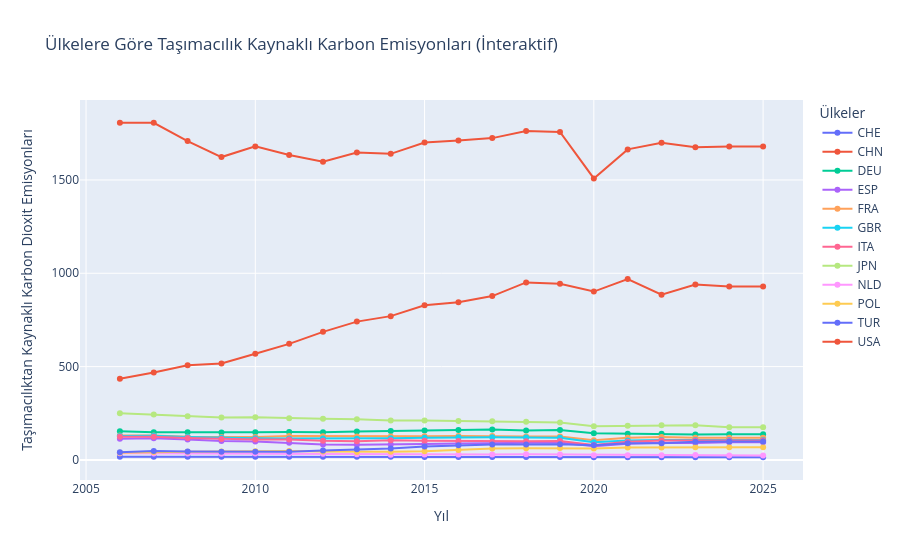

Here is the notebook cell this chart was saved with:
### Code cell
fig = px.line(
    data,
    x=data.columns[1],  # Time (Yıl)
    y="co2_transport",  # Taşımacılıktan kaynaklı Karbon Dioxit Emisyonları
    color=data.columns[0],  # Country Name (Ülke)
    markers=True,  # Çizgilerin üzerine nokta ekler
    title="Ülkelere Göre Taşımacılık Kaynaklı Karbon Emisyonları (İnteraktif)",
    labels={
        data.columns[1]: "Yıl",
        "co2_transport": "Taşımacılıktan Kaynaklı Karbon Dioxit Emisyonları",
        data.columns[0]: "Ülke",
    },
)

# Grafiğin düzenini iyileştirme
fig.update_layout(
    hovermode="closest",
    legend_title_text="Ülkeler",
)

# HTML olarak farklı bir isimle kaydetme (GitHub için)
fig.write_html("grafik_co2_transport.html")

# Grafiği açar
fig.show()

### Figure 1 — Plotly figure (JSON) as saved in the notebook; plotly's stock layout.template omitted (floating-point values rounded to 4 significant figures)
{"data": [{"hovertemplate": "Ülke=CHE<br>Yıl=%{x}<br>Taşımacılıktan Kaynaklı Karbon Dioxit Emisyonları=%{y}<extra></extra>", "legendgroup": "CHE", "line": {"color": "#636efa", "dash": "solid"}, "marker": {"symbol": "circle"}, "mode": "lines+markers", "name": "CHE", "orientation": "v", "showlegend": true, "type": "scatter", "x": [2006, 2007, 2008, 2009, 2010, 2011, 2012, 2013, 2014, 2015, 2016, 2017, 2018, 2019, 2020, 2021, 2022, 2023, 2024, 2025], "xaxis": "x", "y": [16.7, 17.04, 17.45, 17.24, 17.18, 16.98, 17.13, 17.08, 16.92, 16.2, 16.04, 15.75, 15.81, 15.76, 14.45, 14.62, 14.46, 14.48, 14.49, 14.49], "yaxis": "y"}, {"hovertemplate": "Ülke=CHN<br>Yıl=%{x}<br>Taşımacılıktan Kaynaklı Karbon Dioxit Emisyonları=%{y}<extra></extra>", "legendgroup": "CHN", "line": {"color": "#EF553B", "dash": "solid"}, "marker": {"symbol": "circle"}, "mode": "lines+markers", "name": "CHN", "orientation": "v", "showlegend": true, "type": "scatter", "x": [2006, 2007, 2008, 2009, 2010, 2011, 2012, 2013, 2014, 2015, 2016, 2017, 2018, 2019, 2020, 2021, 2022, 2023, 2024, 2025], "xaxis": "x", "y": [434.8, 468.6, 507.1, 517.1, 568.8, 621.9, 686.1, 741.1, 770.4, 828.5, 845.4, 877.8, 951.0, 944.4, 902.0, 969.4, 885.4, 939.8, 928.7, 928.7], "yaxis": "y"}, {"hovertemplate": "Ülke=DEU<br>Yıl=%{x}<br>Taşımacılıktan Kaynaklı Karbon Dioxit Emisyonları=%{y}<extra></extra>", "legendgroup": "DEU", "line": {"color": "#00cc96", "dash": "solid"}, "marker": {"symbol": "circle"}, "mode": "lines+markers", "name": "DEU", "orientation": "v", "showlegend": true, "type": "scatter", "x": [2006, 2007, 2008, 2009, 2010, 2011, 2012, 2013, 2014, 2015, 2016, 2017, 2018, 2019, 2020, 2021, 2022, 2023, 2024, 2025], "xaxis": "x", "y": [153.5, 148.4, 148.9, 147.1, 148.1, 149.9, 148.5, 152.4, 154.6, 157.6, 161.0, 163.5, 157.7, 160.0, 142.5, 139.9, 141.0, 136.6, 138.0, 138.0], "yaxis": "y"}, {"hovertemplate": "Ülke=ESP<br>Yıl=%{x}<br>Taşımacılıktan Kaynaklı Karbon Dioxit Emisyonları=%{y}<extra></extra>", "legendgroup": "ESP", "line": {"color": "#ab63fa", "dash": "solid"}, "marker": {"symbol": "circle"}, "mode": "lines+markers", "name": "ESP", "orientation": "v", "showlegend": true, "type": "scatter", "x": [2006, 2007, 2008, 2009, 2010, 2011, 2012, 2013, 2014, 2015, 2016, 2017, 2018, 2019, 2020, 2021, 2022, 2023, 2024, 2025], "xaxis": "x", "y": [113.1, 116.1, 109.9, 101.3, 98.45, 91.99, 82.65, 81.65, 82.09, 85.14, 88.34, 91.2, 92.27, 93.58, 73.79, 86.54, 92.79, 90.14, 95.32, 95.32], "yaxis": "y"}, {"hovertemplate": "Ülke=FRA<br>Yıl=%{x}<br>Taşımacılıktan Kaynaklı Karbon Dioxit Emisyonları=%{y}<extra></extra>", "legendgroup": "FRA", "line": {"color": "#FFA15A", "dash": "solid"}, "marker": {"symbol": "circle"}, "mode": "lines+markers", "name": "FRA", "orientation": "v", "showlegend": true, "type": "scatter", "x": [2006, 2007, 2008, 2009, 2010, 2011, 2012, 2013, 2014, 2015, 2016, 2017, 2018, 2019, 2020, 2021, 2022, 2023, 2024, 2025], "xaxis": "x", "y": [131.1, 130.3, 124.3, 122.9, 123.3, 127.9, 126.8, 125.8, 125.9, 127.2, 127.7, 128.4, 125.7, 125.3, 105.9, 118.8, 123.3, 119.3, 119.2, 119.2], "yaxis": "y"}, {"hovertemplate": "Ülke=GBR<br>Yıl=%{x}<br>Taşımacılıktan Kaynaklı Karbon Dioxit Emisyonları=%{y}<extra></extra>", "legendgroup": "GBR", "line": {"color": "#19d3f3", "dash": "solid"}, "marker": {"symbol": "circle"}, "mode": "lines+markers", "name": "GBR", "orientation": "v", "showlegend": true, "type": "scatter", "x": [2006, 2007, 2008, 2009, 2010, 2011, 2012, 2013, 2014, 2015, 2016, 2017, 2018, 2019, 2020, 2021, 2022, 2023, 2024, 2025], "xaxis": "x", "y": [128.9, 129.6, 122.7, 118.3, 116.8, 115.4, 114.9, 114.2, 115.6, 118.8, 121.6, 122.1, 120.6, 118.6, 94.22, 104.0, 107.1, 106.2, 106.7, 106.7], "yaxis": "y"}, {"hovertemplate": "Ülke=ITA<br>Yıl=%{x}<br>Taşımacılıktan Kaynaklı Karbon Dioxit Emisyonları=%{y}<extra></extra>", "legendgroup": "ITA", "line": {"color": "#FF6692", "dash": "solid"}, "marker": {"symbol": "circle"}, "mode": "lines+markers", "name": "ITA", "orientation": "v", "showlegend": true, "type": "scatter", "x": [2006, 2007, 2008, 2009, 2010, 2011, 2012, 2013, 2014, 2015, 2016, 2017, 2018, 2019, 2020, 2021, 2022, 2023, 2024, 2025], "xaxis": "x", "y": [124.3, 124.7, 117.9, 111.8, 109.2, 109.2, 102.5, 100.7, 105.4, 103.0, 101.7, 97.61, 100.2, 100.9, 80.67, 98.12, 103.8, 104.8, 104.7, 104.7], "yaxis": "y"}, {"hovertemplate": "Ülke=JPN<br>Yıl=%{x}<br>Taşımacılıktan Kaynaklı Karbon Dioxit Emisyonları=%{y}<extra></extra>", "legendgroup": "JPN", "line": {"color": "#B6E880", "dash": "solid"}, "marker": {"symbol": "circle"}, "mode": "lines+markers", "name": "JPN", "orientation": "v", "showlegend": true, "type": "scatter", "x": [2006, 2007, 2008, 2009, 2010, 2011, 2012, 2013, 2014, 2015, 2016, 2017, 2018, 2019, 2020, 2021, 2022, 2023, 2024, 2025], "xaxis": "x", "y": [250.1, 242.9, 233.8, 227.6, 228.7, 223.0, 220.7, 218.0, 212.0, 211.3, 208.9, 207.1, 204.5, 200.8, 180.5, 183.1, 186.5, 186.4, 174.9, 174.9], "yaxis": "y"}, {"hovertemplate": "Ülke=NLD<br>Yıl=%{x}<br>Taşımacılıktan Kaynaklı Karbon Dioxit Emisyonları=%{y}<extra></extra>", "legendgroup": "NLD", "line": {"color": "#FF97FF", "dash": "solid"}, "marker": {"symbol": "circle"}, "mode": "lines+markers", "name": "NLD", "orientation": "v", "showlegend": true, "type": "scatter", "x": [2006, 2007, 2008, 2009, 2010, 2011, 2012, 2013, 2014, 2015, 2016, 2017, 2018, 2019, 2020, 2021, 2022, 2023, 2024, 2025], "xaxis": "x", "y": [35.31, 34.59, 34.95, 33.44, 34.05, 34.15, 32.68, 31.13, 28.42, 28.89, 29.04, 29.85, 29.86, 29.44, 25.05, 25.22, 25.05, 26.1, 24.42, 24.42], "yaxis": "y"}, {"hovertemplate": "Ülke=POL<br>Yıl=%{x}<br>Taşımacılıktan Kaynaklı Karbon Dioxit Emisyonları=%{y}<extra></extra>", "legendgroup": "POL", "line": {"color": "#FECB52", "dash": "solid"}, "marker": {"symbol": "circle"}, "mode": "lines+markers", "name": "POL", "orientation": "v", "showlegend": true, "type": "scatter", "x": [2006, 2007, 2008, 2009, 2010, 2011, 2012, 2013, 2014, 2015, 2016, 2017, 2018, 2019, 2020, 2021, 2022, 2023, 2024, 2025], "xaxis": "x", "y": [38.26, 42.33, 44.28, 44.69, 47.12, 47.72, 45.87, 43.18, 43.79, 46.65, 53.26, 61.54, 63.32, 64.29, 61.38, 66.43, 67.34, 67.6, 68.61, 68.61], "yaxis": "y"}, {"hovertemplate": "Ülke=TUR<br>Yıl=%{x}<br>Taşımacılıktan Kaynaklı Karbon Dioxit Emisyonları=%{y}<extra></extra>", "legendgroup": "TUR", "line": {"color": "#636efa", "dash": "solid"}, "marker": {"symbol": "circle"}, "mode": "lines+markers", "name": "TUR", "orientation": "v", "showlegend": true, "type": "scatter", "x": [2006, 2007, 2008, 2009, 2010, 2011, 2012, 2013, 2014, 2015, 2016, 2017, 2018, 2019, 2020, 2021, 2022, 2023, 2024, 2025], "xaxis": "x", "y": [41.65, 47.45, 44.67, 44.26, 43.39, 44.0, 51.06, 57.2, 60.93, 72.51, 79.15, 82.84, 83.37, 83.52, 78.86, 89.46, 90.11, 97.22, 99.29, 99.29], "yaxis": "y"}, {"hovertemplate": "Ülke=USA<br>Yıl=%{x}<br>Taşımacılıktan Kaynaklı Karbon Dioxit Emisyonları=%{y}<extra></extra>", "legendgroup": "USA", "line": {"color": "#EF553B", "dash": "solid"}, "marker": {"symbol": "circle"}, "mode": "lines+markers", "name": "USA", "orientation": "v", "showlegend": true, "type": "scatter", "x": [2006, 2007, 2008, 2009, 2010, 2011, 2012, 2013, 2014, 2015, 2016, 2017, 2018, 2019, 2020, 2021, 2022, 2023, 2024, 2025], "xaxis": "x", "y": [1806.0, 1806.0, 1708.0, 1623.0, 1680.0, 1634.0, 1598.0, 1647.0, 1640.0, 1700.0, 1711.0, 1724.0, 1762.0, 1757.0, 1508.0, 1664.0, 1699.0, 1675.0, 1679.0, 1679.0], "yaxis": "y"}], "layout": {"hovermode": "closest", "legend": {"title": {"text": "Ülkeler"}, "tracegroupgap": 0}, "title": {"text": "Ülkelere Göre Taşımacılık Kaynaklı Karbon Emisyonları (İnteraktif)"}, "xaxis": {"anchor": "y", "domain": [0, 1], "title": {"text": "Yıl"}}, "yaxis": {"anchor": "x", "domain": [0, 1], "title": {"text": "Taşımacılıktan Kaynaklı Karbon Dioxit Emisyonları"}}}}
